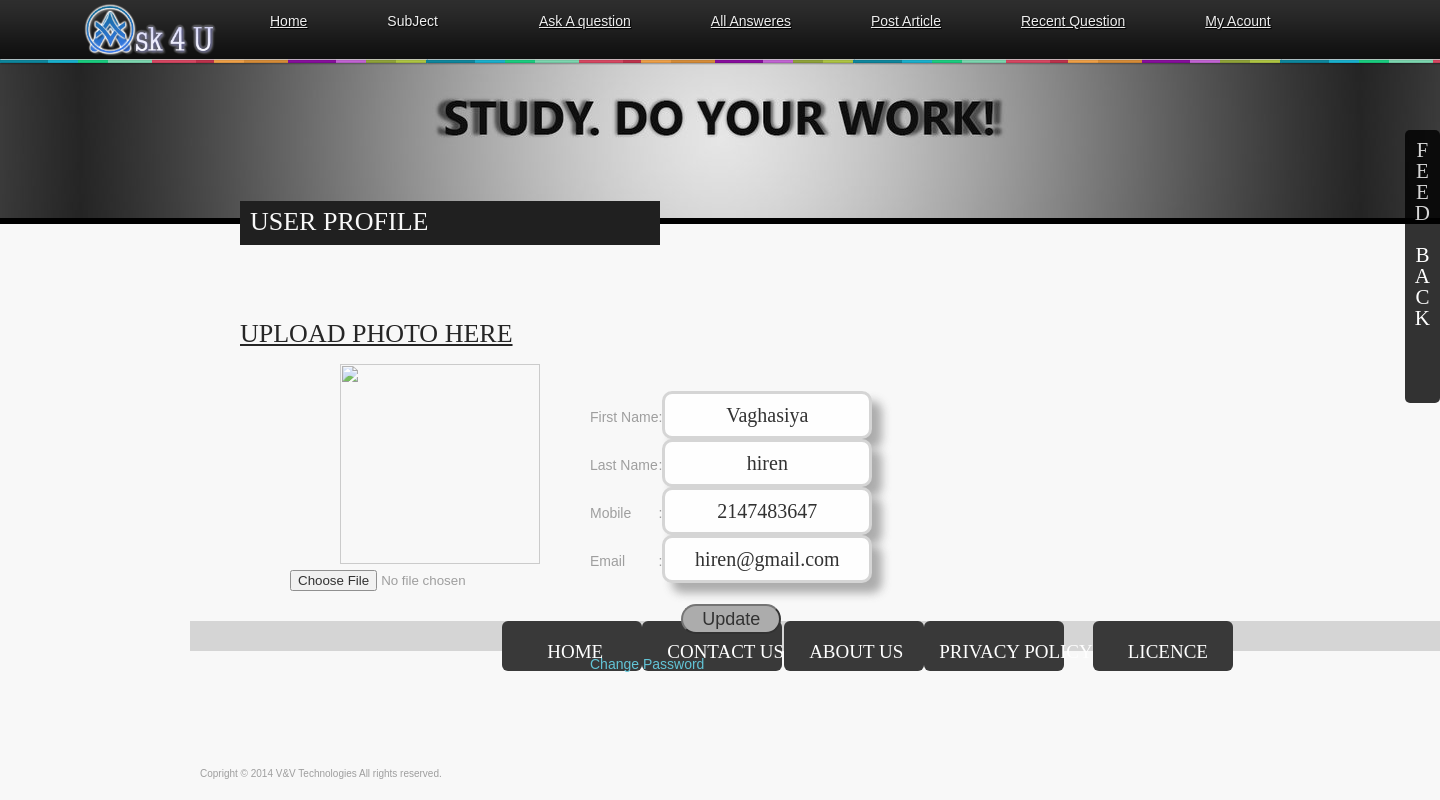
/public_html/user_profile.php (signed in), run on the app's committed database.
### tables this page shows
CREATE TABLE IF NOT EXISTS `user_profile` (
  `user_id` int(11) NOT NULL AUTO_INCREMENT,
  `email` varchar(100) DEFAULT NULL,
  `fname` varchar(70) DEFAULT NULL,
  `lname` varchar(70) DEFAULT NULL,
  `date_of_birth` date DEFAULT NULL,
  `mobile_no` int(10) DEFAULT NULL,
  `profile_pic` longblob,
  `reg_date` datetime NOT NULL,
  PRIMARY KEY (`user_id`),
  KEY `email` (`email`)
);

### public_html/user_profile.php (the view, shortened to what this page needs)
<!DOCTYPE html>
<html id="home" lang="en">
<head>
<link href="my_account.css" rel="stylesheet" type="text/css"/>
<link href="css/app/general.css" rel="stylesheet" type="text/css" />
<link rel="stylesheet" href="css/style/style.css" type="text/css" />
<link rel="stylesheet" href="css/style/default.css" type="text/css" />
<link rel="alternate stylesheet" type="text/css" title="happy" href="css/style/happy.css" />
<link rel="alternate stylesheet" type="text/css" title="piano" href="css/style/piano.css" />
<link rel="alternate stylesheet" type="text/css" title="city" href="css/style/city.css" />
<link rel="alternate stylesheet" type="text/css" title="play" href="css/style/play.css" />
<link rel="alternate stylesheet" type="text/css" title="casette" href="css/style/casette.css" />
<link rel="alternate stylesheet" type="text/css" title="tape" href="css/style/tape.css" />
<link href="images" rel="stylesheet" type="text/css">
<link rel="stylesheet" type="text/css" href="fancybox/jquery.fancybox-1.3.4.css" media="screen" />
<link rel="stylesheet" type="text/css" href="user.css" />
<body>
<div class="container_16">
<div id="top"></div>
  <div id="top-back-two"></div>
 <div class="grid_3 logo">
    <a href="index.php"><img src="images/ask 4 u.png" height="60" alt=""  style="margin-left:-160px;"/></a>
  </div>
  <div class="grid_11 menu">
  <div id="nav">
<link rel="stylesheet" href="menu.css" type="text/css" media="screen" />
<ul id="menu">
    <li><a  href="index.php"><u>Home</u></a>
    </li>
    <li><a href="#" class="drop">SubJect</a>
    </li>
       <li><a href="Ask_question.php"><u>Ask A question</a>
    </li>
<li><a   href="All_questions.php"><u>All Answeres</a>
    </li>
  <li><a  href="post_artical.php"><u>Post Article</a>
    </li>
    <li><a href="#"><u>Recent Question</a>
    </li>
<?php
		if(isset($_SESSION['user']) && isset($_SESSION['password']))
		{
	?>
    	<li><a href="#" class="drop" > <u>My Acount</u></a>
    </li>
    <?php
		}
	?>
   </div>
	<br />
  </div>
  <div class="grid_11 top-message">
    <h1>User Profile</h1>
  </div>
  <div class="grid_16 blog-page">
    <h1><U>Upload Photo Here</U>	</h1>
  </div>
    <div class="discounted-item job portfolio-four2" style="margin-left:350px;">
    <ul class="tab-menu">
<div style="margin-left:-250px; " >
    <?php
		$sel_user="select * from user_profile where user_id=$_SESSION[user_id] ";
		$tmp=mysql_query($sel_user) or die(mysql_error());
		$res=mysql_fetch_assoc($tmp);
	?>
    <a class="ajaxpicture" href="uploads/<?php echo $res['user_id'];?>.jpg"><img src="uploads/<?php echo $res['user_id'];?>.jpg" alt="" height="200px" width="200"/></a>
 </div>
<form id="imageform" method="post" enctype="multipart/form-data" action='ajaximage.php'>
 <input type="file" name="photoimg" id="photoimg" style="margin-left:-300px;"/>
</form>
<div style="margin-top:-200px">
<form action="user_profile.php" method="post">
	<table>
    <tr>
    <td>First Name</td>
    <td>:</td>
    <td><input type="text" name="fname" id="" class="tbox" value="<?php echo $res['fname'];?>" /></td>
    </tr>
    <tr>
    <td>Last Name</td>
    <td>:</td>
    <td><input type="text" name="lname" id="" class="tbox" value="<?php echo $res['lname'];?>" /></td>
    </tr>
    <tr>
    <td>Mobile</td>
    <td>:</td>
    <td><input type="text" name="mobile_no" id="" class="tbox" value="<?php echo $res['mobile_no'];?>" /></td>
    </tr>
    <tr>
    <td>Email</td>
    <td>:</td>
    <td><input type="text" name="fname" id="" class="tbox" value="<?php echo $res['email'];?>" /></td>
    </tr>
    <tr>
    <td colspan="3" align="center"><br/><input type="submit" name="up_submit" value="Update" class="submit"/></td>
    </tr>
    </table>
    </form>
</div>
<a href="user_profile.php?op=chg_pwd">Change Password</a>
<div class="container_16">
  <div id="footer-register" class="grid_8" style="background-color:#CCC; width:1355px; height:30px; margin-left:-400px;">
  <center>
   <table>
   				<tr>
    				<td><p class="box" style="height:40px; width:130px;"><a href="#" style=" margin-left:45px; color: #FFF;">
                    <h4 style=" margin-top:-50px;">    Home</h4>  </a></p></td>
                    <td><p class="box" style="height:40px; width:130px;"><a href="contact.php" style=" margin-left:25px; color: #FFF;">
                      <h4 style=" margin-top:-50px;"> Contact US</a> </p></td>
                    <td><p class="box" style="height:40px; width:130px;"><a href="#" style=" margin-left:25px; color: #FFF;">
                      <h4 style=" margin-top:-50px;"> About US </a> </p></td>
                    <td><p class="box" style="height:40px; width:130px;"><a  href="Privacy policy.php" style=" margin-left:15px; color: #FFF;">
                      <h4 style=" margin-top:-50px;"> Privacy Policy</a> </p></td>
                    <td><p class="box" style="height:40px; width:130px;"><a href="#" style=" margin-left:35px; color: #FFF;">
                      <h4 style=" margin-top:-50px;">  Licence </a> </p></td>
               </tr>
               </table>
      <p>Copright © 2014 V&V Technologies All rights reserved.</p></center>
  </div>
</div>
<div id="slideout">
  <h3><font  color="#FFFFFF" face="Times New Roman, Times, serif" > F<br />e  <br />e  <br />d  <br />&nbsp <br />B  <br />a  <br />c  <br />k </h3></font>
</div>
</body>
</html>

### public_html/my_account.css (style rules this page uses)
body, ul, li { font-size:14px; font-family:Arial, Helvetica, sans-serif; line-height:21px; text-align:left; }
#menu { list-style:none; width:1200px; margin-left:-200px; height:58px; padding:0px 20px 0px 20px; }
#menu li { float:left; display:block; text-align:center; position:relative; padding: 4px 10px 4px 10px; margin-right:30px; margin-top:7px; border:none; }
#menu li a { font-family:Arial, Helvetica, sans-serif; font-size:14px; color: #EEEEEE; display:block; outline:0; text-decoration:none; text-shadow: 1px 1px 1px #000; }
#menu li .drop { padding-right:21px; background:url("img/drop.png") no-repeat right 8px; z-index:100; }

### public_html/css/app/general.css (style rules this page uses)
body { min-width:960px }
.container_12,.container_16 { margin-left:auto;margin-right:auto;width:960px }
.grid_1,.grid_2,.grid_3,.grid_4,.grid_5,.grid_6,.grid_7,.grid_8,.grid_9,.grid_10,.grid_11,.grid_12,.grid_13,.grid_14,.grid_15,.grid_16 { display:inline;float:left;margin-left:10px;margin-right:10px }
.container_12 .grid_6,.container_16 .grid_8 { width:960px }
.container_12 .grid_12,.container_16 .grid_16 { width:940px }
.container_16 .grid_3 { width:160px }
.container_16 .grid_11 { width:640px }
html,body,div,span,applet,object,iframe,h1,h2,h3,h4,h5,h6,p,blockquote,pre,a,abbr,acronym,address,big,cite,code,del,dfn,em,font,img,ins,kbd,q,s,samp,small,strike,strong,sub,sup,tt,var,b,u,i,center,dl,dt,dd,ol,ul,li,fieldset,form,label,legend,table,caption,tbody,tfoot,thead,tr,th,td { margin:0; padding:0; border:0; outline:0; font-size:100%; vertical-align:baseline; z-index: 0; }
body { line-height:1; }
ol,ul { list-style:none }
table { border-collapse:collapse;border-spacing:0; z-index: 1000; }
body { font:13px/1.5 'Helvetica Neue',Arial,'Liberation Sans',FreeSans,sans-serif }
h1 { font-size:25px }
h3 { font-size:21px }
h4 { font-size:19px }
ul { list-style:disc }
li { margin-left:30px }
p,dl,hr,h1,h2,h3,h4,h5,h6,ol,ul,pre,table,address,fieldset { margin-bottom:20px }

### public_html/css/style/style.css (style rules this page uses)
html { background-color:#f8f8f8; }
body { font-family: Arial, Helvetica, sans-serif; font-size:12px; line-height:19px; color:#888888; background-color:#f8f8f8; }
a { color:#3db7ce; text-decoration:none; }
h1, h2, h3, h4, h5, h6 { font-family: 'AlternateGothic2BTRegular'; font-weight:normal; text-transform:uppercase; color:#262626; }
#top { position: absolute; background: url(../../image/theme/top-navi.png) repeat-x; width:100%; height:65px; margin-top:0px; left:0; z-index:-1; }
.logo { margin:0px; }
.menu { margin:0px 0px 0px 10px; }
.top-message { margin:26px 0px 18px auto; }
.top-message h1 { font-family: 'AvantGardeDemiRegular'; width:400px;font-size:26px; color:#f8f8f8; line-height:34px; background-color:#202020; padding:4px 10px 6px 10px; }
.tab-menu { list-style:none; float:left; }
.tab-menu p { font-style:normal; padding:10px 0px 0px 10px; text-align:justify; }
.blog-page { margin:40px 0px 0px 0px; }
.blog-page h1 { font-size:26px; }
#footer-register { font-size:10px; margin:-54px 0px 0px 1px; }

### public_html/css/style/default.css (style rules this page uses)
#top-back-two { position: absolute; background: url(../../image/2.jpg) center center repeat-x; width:100%; height:160px; margin-top:58px; left:0; z-index:-100; border-bottom:6px solid #000; }

### public_html/user.css (style rules this page uses)
.tbox { height:40px; width:200px; border:#CCC; text-align:center; font-family:"Times New Roman", Times, serif; font-size:20px; border-style:solid; border-radius:10px; box-shadow: 10px 10px 10px #999; }
.submit { height:30px; width:100px; border-radius:15px; border-color:#000; background-color:#999; color:#000; font-size:18px; }

### public_html/menu.css (style rules this page uses)
body, ul, li { font-size:14px; font-family:Arial, Helvetica, sans-serif; line-height:21px; text-align:left; }
#menu { list-style:none; width:1200px; margin-left:-200px; height:58px; padding:0px 20px 0px 20px; }
#menu li { float:left; display:block; text-align:center; position:relative; padding: 4px 10px 4px 10px; margin-right:30px; margin-top:7px; border:none; }
#menu li a { font-family:Arial, Helvetica, sans-serif; font-size:14px; color: #EEEEEE; display:block; outline:0; text-decoration:none; text-shadow: 1px 1px 1px #000; }
#menu li .drop { padding-right:21px; background:url("img/drop.png") no-repeat right 8px; }

### public_html/css/style/happy.css (style rules this page uses)
#top-back-two { position: absolute; background: url(../../image/1.jpg) center center repeat-x; width:100%; height:160px; margin-top:58px; left:0; z-index:-100; border-bottom:6px solid #000; }

### public_html/css/style/piano.css (style rules this page uses)
#top-back-two { position: absolute; background: url(../../image/3.jpg) center center repeat-x; width:100%; height:160px; margin-top:58px; left:0; z-index:-100; border-bottom:6px solid #000; }

### data on the page
user_profile: fname "Vaghasiya", lname "hiren", mobile_no "2147483647", fname "hiren@gmail.com"
